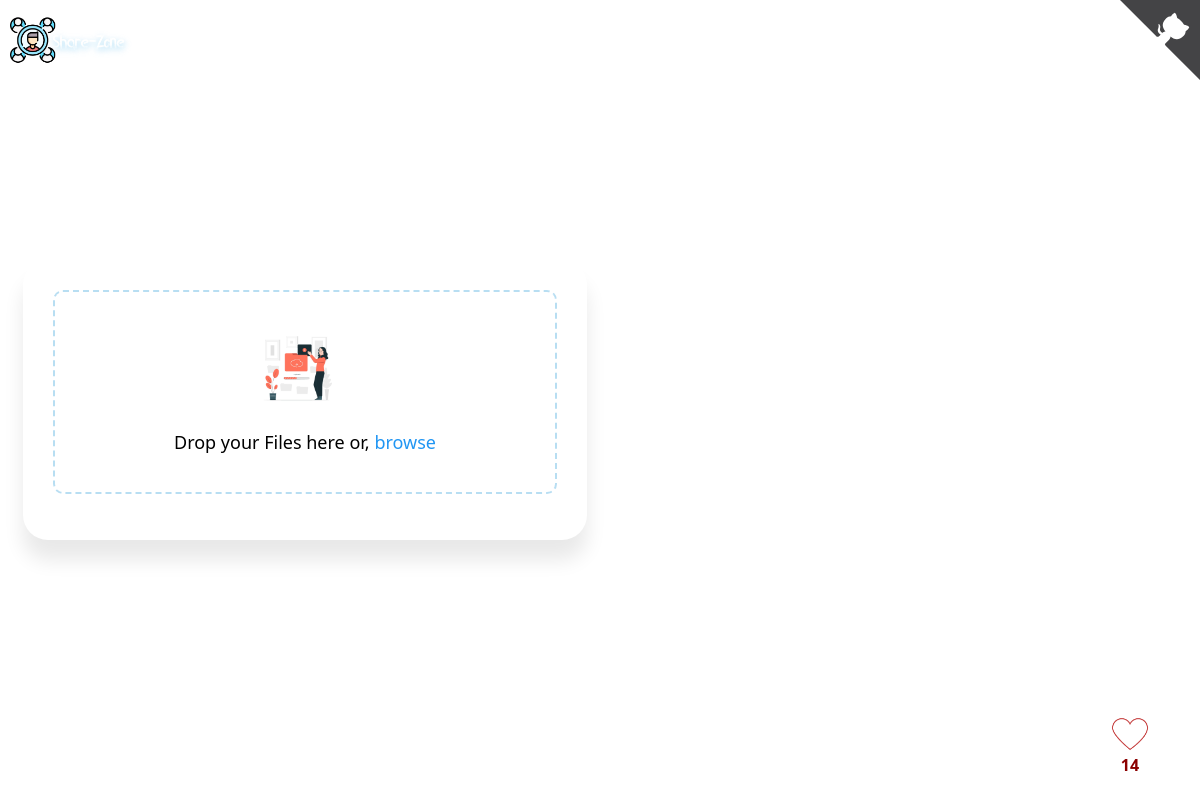
Before: / with the older database file.
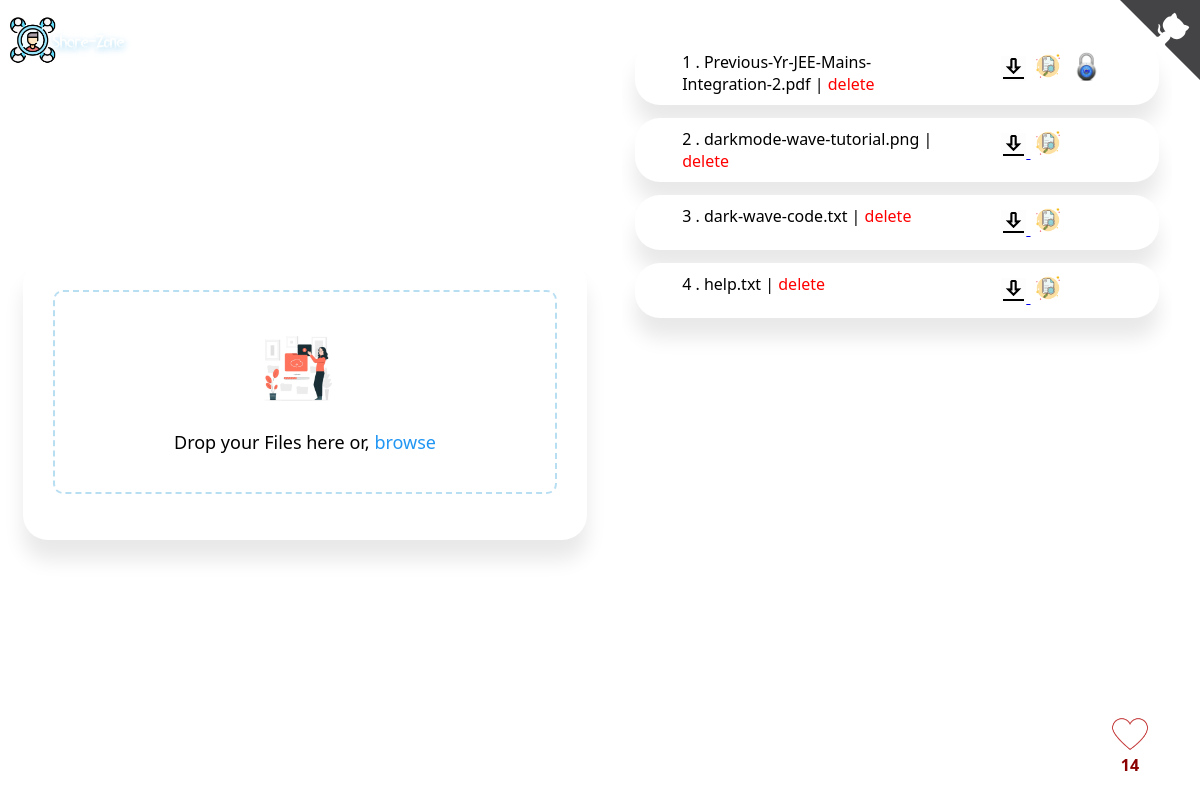
After: the same page with the newer database file.
### backend/models.py (models this page shows, shortened)
class files(models.Model):
    id=models.IntegerField(primary_key=True,unique=True)
    file_id=models.CharField(max_length=1000,default='',unique=True)
    upload_at = models.DateTimeField(default=datetime.now())
    lock=models.CharField(max_length=2,choices=(('0','0'),('1','1')),default='0')
    delete_file=models.CharField(max_length=10,choices=(('Normal','Normal'),('deleted','deleted')),default='Normal')
    password=models.CharField(max_length=100,default='none')
    name=models.CharField(max_length=1000)
    file=models.FileField(upload_to='')

### backend/views.py (the view)
# urls.py: path('', index,name='home'),
def index(request):
  if request.method == 'POST':
    if request.POST.get('name'):
        name=request.POST.get('name')
        like(name=name).save()
    else:
      like().save()
  s=reversed(files.objects.filter(delete_file='Normal'))
  parm={
    'uploadedfiles':s,
    'likes':len(like.objects.all())
  }
  return render(request,'home.html',parm)

### template/home.html (shortened to what this page needs)
{% extends 'base.html' %} {% load static %} {% block body %}
<section class="upload-container">
	<form action="upload/" method="POST" id="formsend" enctype="multipart/form-data">
		<div class="drop-zone">{% csrf_token %}
			<div class="icon-container">
				<img src="{% static 'upload.jpg' %}" draggable="false" class="center" alt="File Icon">
			</div>
			<div class="title"> <span id="droptext"> Drop your Files here or,</span>  <span id="browseBtn">browse</span>
			</div>
		</div>
	</form>
</section>
<section class="fileshow">{% for fil in uploadedfiles%}
	<div class="download-container">
		<div class='leftdiv point'> <span>{{forloop.counter}}</span> . {{fil.name}} |	<span>
			{% if fil.lock == '0' %}
			 <a href="/delete/{{fil.file_id}}" style='all: unset;color: red;'> delete</a>
			 {% else %}
			 <a onclick="deletcheck(this)" id="{{fil.id}}" style='all: unset;color: red;'> delete</a>
			 {% endif %}
			</span>
		</div>
		<div class="rightdiv">{% if fil.lock == '0' %}
			<a href="{{fil.file.url}}" download>
				<img src="{% static 'download.gif' %}" width="25px" alt="Download now">
			</a>{% else %}
			<a id="{{fil.id}}" onclick="downl(this)">
				<img src="{% static 'download.gif' %}" width="25px" alt="Download now">
			</a>{% endif %} {% if fil.lock == '0' %}
			<a href="/view/{{fil.file_id}}">
				<img src="{% static 'view.png' %}" width="30px" style="margin-left: 3px;" alt="view now">
			</a>{% else %}
			<a id="{{fil.id}}" onclick="view(this)">
				<img src="{% static 'view.png' %}" width="30px" style="margin-left: 3px;" alt="view now">
			</a>{% endif %} {% if fil.lock == '1' %}
			<a onclick="showmsg('file is protected')">
				<img src="{% static 'lock.png' %}" width="30px" style="margin-left: 3px;" alt="lock">
			</a>{% endif %}</div>
	</div>{% endfor %}
</section>
{% endblock %}

### template/base.html (shortened to what this page needs)
{% load static %}
<head>
	<link rel="stylesheet" href="{% static 'main.css' %}">
</head>
<body style="background: url('/static/background.png');">
	<a href="{% url 'home' %}">
		<img src="{% static 'logo.png' %}" alt="Share-Zone" class="logo">
	</a>{% block body%} {% endblock %}
	<a onclick="likes()" class="float">
		<img src="{% static 'heart.gif' %}" alt="heart" width="70%"> <span id="likno" style="color: darkred;font-weight: bold;">{{likes}}</span>
	</a>
	<a href="https://github.com/Sd-Shivam/Share-Zone" class="github-corner" aria-label="View source on GitHub">
	</a>
</body>{% block js %} {% endblock %}
</html>

### backend/static/main.css (style rules this page uses)
body { background: no-repeat; background-size: cover; font-family: system-ui; background: var(--main-bg-color); height: 98vh; overflow: hidden }
.logo { position: absolute; top: -19px; left: 10px; width: 135px; z-index: 1; }
body, .upload-container, .drop-zone { display: flex; align-items: center; justify-content: center }
.upload-container, .drop-zone { flex-direction: column }
.leftdiv { float: left; width: 50%; margin: 10px; margin-left: 9%; }
.rightdiv { float: right; margin: 10px; margin-left: 9%; }
.upload-container { background: #fff; border-radius: 25px; margin: 15px; box-shadow: 0 20px 20px 0 #00000017 }
.download-container { margin: 13px; display: flex; background: #fff; border-radius: 25px; box-shadow: 0 20px 20px 0 #00000017 }
.drop-zone { width: var(--container-width); min-height: 200px; border: 2px dashed var(--border-color); border-radius: 10px; margin: 30px; transition: .2s all ease-in }
.icon-container { position: relative; width: 90px; height: 100px }
.icon-container img { width: 75px; position: absolute; transition: transform .25s ease-in-out; transform-origin: bottom }
.icon-container .center { z-index: 10 }
.float { position:fixed; width:60px; height:60px; bottom:40px; right:40px; color:#FFF; border-radius:50px; text-align:center; }
.point { cursor: pointer; }
.title { font-size: large }
#browseBtn { color: #2196f3; cursor: pointer }
.fileshow { width: 100%; height: 98vh; margin: 20px; align-self: baseline; overflow: auto; }

Changed rows visible on the page:
now on this page (row edited): files: name "Previous-Yr-JEE-Mains-Integration-2.pdf"
now on this page (row edited): files: name "darkmode-wave-tutorial.png"
now on this page (row edited): files: name "dark-wave-code.txt"
now on this page (row edited): files: name "help.txt"
